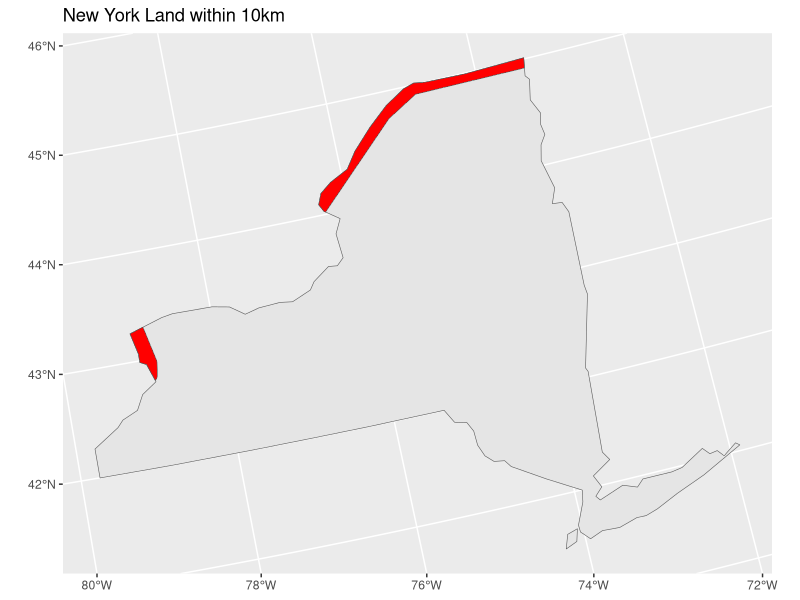

This figure's R source:
#CASE STUDY5

#Load required packages according to Hints (libraries packages)
library(spData)
library(sf)
library(tidyverse)

#Load required data according to Hints
#Note that I copy and paste here exactly the sames codes given in the assignment

# 1)load 'world' data from spData package
data(world)  
# 2)load 'states' boundaries from spData package
data(us_states)
# plot(world[1])  #plot if desired
# plot(us_states[1]) #plot if desired
########################################
#STEPS
#STEP A) WORLD DATASET. This is the first step in the task
# 1) transform to the albers equal area projection:
#I COPIED AND PASTED HERE THE EXACT CODES GIVEN IN THE ASSIGNMENT
albers="+proj=aea +lat_1=29.5 +lat_2=45.5 +lat_0=37.5 +lon_0=-96 +x_0=0 +y_0=0 +ellps=GRS80 +datum=NAD83 +units=m +no_defs"


# 2)filter the world dataset to include only name_long=="Canada"

canada <- world %>% st_transform(crs = albers)%>%  #I use the transformation ALBERS specified above
  st_set_geometry("geom")%>%
  filter(name_long=="Canada")%>% #As specified in the task
  # 3)buffer canada to 10km (10000m)
  st_buffer(10000)
####################################

#STEP B) US STATES OBJECTS

# 1)transform to the albers equal area projection defined above as albers
#I use the transformation ALBERS specified above BUT HERE I APPLIED TO NEW YORK
ny <- us_states%>%  st_transform(crs = albers)%>%
  
  # 2)filter the us_states dataset to include only NAME == "New York"
  filter(NAME == "New York")
##########################################

#STEP C) CREATE A BORDER OBJECT

# 1)use st_intersection() to intersect the canada buffer with New York (this will be your final polygon)

ny_border <- canada %>%  st_intersection(ny)

# 2) Plot the border area using ggplot() and geom_sf().

ggplot() +
  geom_sf(data = ny) + #BECAUSE OUR DATA IS NY
  geom_sf(data = ny_border, fill = "red") + #BECAUSE WE WANT TO HIGHIGHT NY BORDER WITH CANADA IN RED
  labs(title = "New York Land within 10km") #THE TITLE ID FROM THE FIGURE SHOWN IN THE ASSIGNMENT
